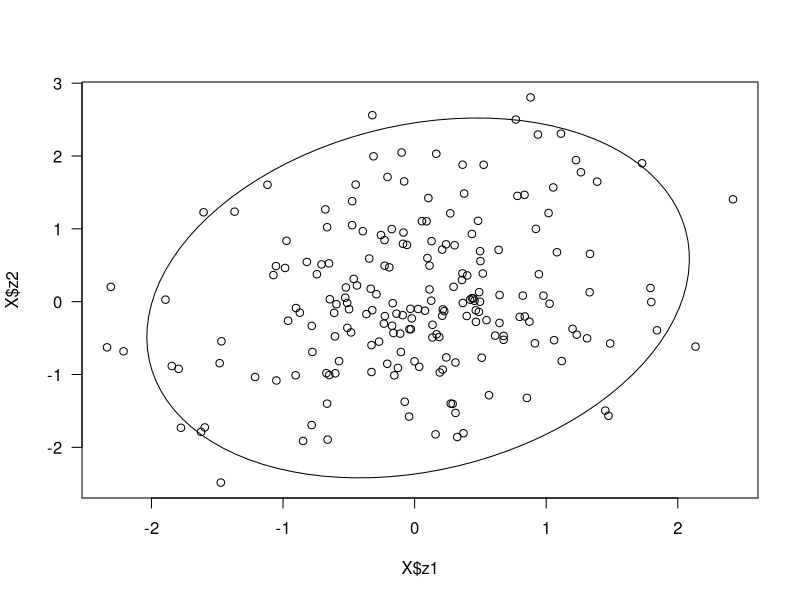
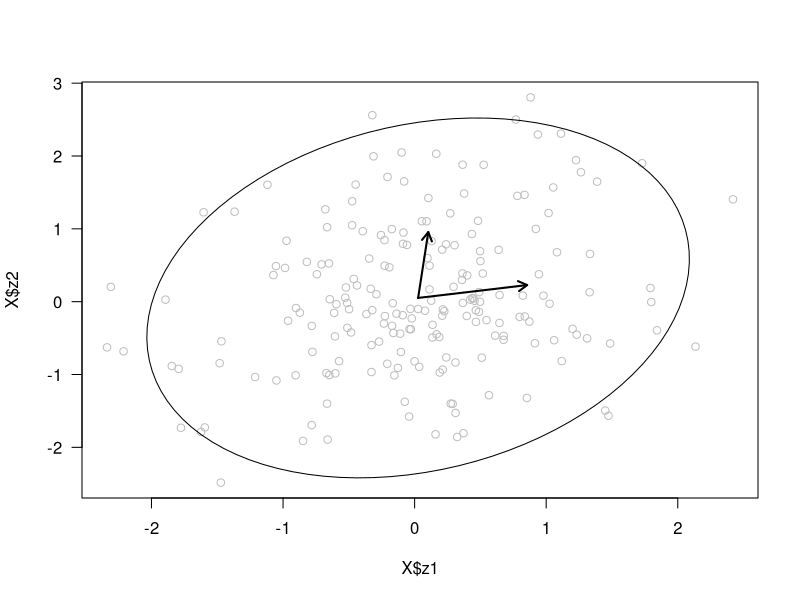

These charts were generated, in order, by the following R code:
# Στη διαγώνιο βλέπουμε διασπορές: Var1 = 0.7, Var2 = 1.2, Var3 = 0.6
# Εκτός διαγωνίου βλέπουμε συνδιακυμάνσεις: Cov(1,2) = 0.2, Cov(1,3) = −0.3, Cov(2,3) = 0.4

C = matrix(c(0.7, 0.2,-0.3,
0.2, 1.2, 0.4,
-0.3, 0.4, 0.6),
nrow=3)
C

# EXERCISE: Translate the covariance matrix into a correlation matrix

R <- matrix(0, nrow=3, ncol=3)

for(i in 1:3){
  for(j in 1:3){
    R[i,j] <- C[i,j] / ( sqrt(C[i,i]) * sqrt(C[j,j]) )
  }
}
R

install.packages("ellipse")
library(MASS)
library(ellipse)
set.seed(1)
X = data.frame(mvrnorm(200, mu=c(0,0,0), Sigma=C)) # 200 τυχαίες παρατηρήσεις με μέσο όρο 0,0,0 (άρα 3 μεταβλητές) και με variance–covariance μήτρα = C
colnames(X) = c("z1", "z2", "z3") # τρεις στήλες
head(X) # αποτέλεσμα είναι ένας πίνακας 200×3

means = c(apply(X[,1:2], 2, mean)) # παίρνει μόνο τις δύο πρώτες μεταβλητές (z1 και z2), το 2 σημαίνει “στήλες”
# υπολογίζει τον μέσο όρο κάθε στήλης
# φτιάχνει έναν μικρό πίνακα με 2 αριθμούς = μέσους όρους z1 και z2
plot(X$z1, X$z2, las=1) # scatter plot των 2 μεταβλητών
# κάθε σημείο είναι ένα “ζευγάρι” τιμών z1–z2
# τα σημεία δείχνουν τη σχέση/συσχέτιση μεταξύ τους

lines(ellipse(cov(X[,1:2]), centre=means)) # cov -> Υπολογίζει τη δική τους (z1 & z2) covariance matrix από τα simulated data
# ellipse -> Υπολογίζει μια ελλειψοειδή γραμμή που δείχνει:
# το σχήμα της κατανομής
# τη συσχέτιση των δύο μεταβλητών
# πόσο "απλώνονται" τα δεδομένα στις δύο διαστάσεις

eigen(C)

plot(X$z1, X$z2, las=1, col="grey")
lines(ellipse(cov(X[,1:2]), centre=means))
# means είναι ένας πίνακας ή vector με τους μέσους όρους των μεταβλητών z1 και z2
arrows(means[1], means[2], # η αρχή του βέλους (κέντρο του νέφους των δεδομένων).
means[1]+eigen(C)$vectors[1,1], #τελικό x του βέλους, προσθέτουμε την x-συνιστώσα του πρώτου eigenvector
# eigen(C) μας δίνει μια λίστα με eigenvalues και eigenvectors
# vectors είναι μια μήτρα όπου κάθε στήλη είναι ένας eigenvector
# vectors[1,1] = πρώτο στοιχείο του πρώτου eigenvector (x-συνιστώσα του πρώτου βέλους)
means[2]+eigen(C)$vectors[2,1], #τελικό y του βέλους, προσθέτουμε την y-συνιστώσα του πρώτου eigenvector
code=2, length=0.1, lwd=2) # code = 2 σημαίνει ότι το βέλος έχει κεφαλή στο τελικό σημείο
arrows(means[1], means[2],
means[1]+eigen(C)$vectors[1,2], # τώρα χρησιμοποιούμε τον δεύτερο eigenvector
means[2]+eigen(C)$vectors[2,2],
code=2, length=0.1, lwd=2)
